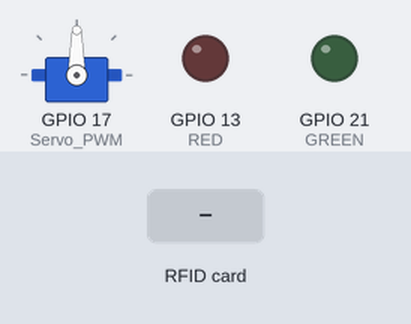
A sketch run on a simulated ESP32. On the bench: servo, output pins drawn as LEDs (lit = HIGH). Inputs (shaded band) come from the test bench. WiFi joins after 1.5 s; servers stay silent unless stated; random numbers use the default seed unless the sketch sets one; no MQTT or app messages arrive unless stated; web services answer with replies made up by the test bench; what the sketch prints to the serial monitor is not drawn.

Above: at 2.7 s.
2.8 s: RFID card 13 57 80 77 held to the reader
At 3.6 s:
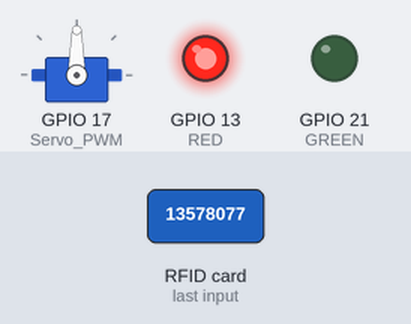
4.3 s: RFID card D3 B9 E4 AB held to the reader
At 7.4 s:
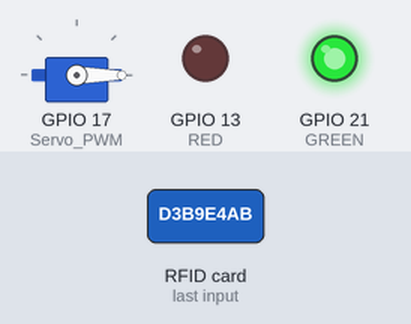
At 17.5 s:
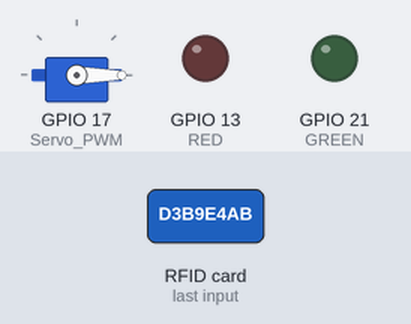
Timing chart, 0 to 17.8 s (numbered marks = the images above; inputs shaded):
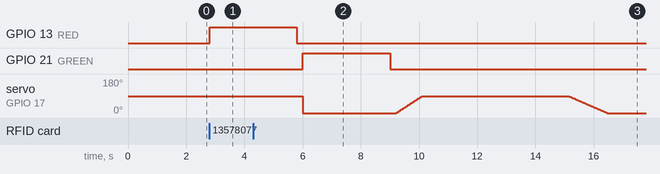

The sketch:

ESP32_1.ino
```cpp
//// - Wifi connection
#include <PubSubClient.h>
#include <WiFi.h>
#include <HTTPClient.h>
const char* ssid = "FitbitLab";
const char* password = "13578077";
WiFiClient espClient;
PubSubClient client(espClient);
// Maker Webhooks IFTTT
// Domain Name with full URL Path for HTTP POST Request
const char* serverName = "http://maker.ifttt.com/trigger/NFC_login/with/key/l-cpP3aqU58lMdQUHRdoKG44x3djjffjBvy2iSmZa3e";


//// - NFC
#include <SPI.h>
#include <MFRC522.h>
#define SS_PIN 5
#define RST_PIN 0
#define RED 13
#define GREEN 21
MFRC522 mfrc522(SS_PIN, RST_PIN);   // Create MFRC522 instance.

//// - Motor
#include <ESP32Servo.h>
#define Servo_PWM 17
Servo MG995_Servo;
int pos = 0; // Initial position of the servo

//// - MQTT
const char* mqtt_server = "test.mosquitto.org";

void setup_wifi() {
  delay(10);
  // We start by connecting to a WiFi network
  Serial.println();
  Serial.print("Connecting to ");
  Serial.println(ssid);

  WiFi.mode(WIFI_STA);
  WiFi.begin(ssid, password);

  while (WiFi.status() != WL_CONNECTED) {
    delay(500);
    Serial.print(".");
  }
  Serial.println("");
  Serial.println("WiFi connected");
  Serial.println("IP address: ");
  Serial.println(WiFi.localIP());
}

// Helper function: trigger webhook with data
void makeIFTTTRequest(bool valid_status) {
  //Check WiFi connection status
  if(WiFi.status()== WL_CONNECTED){
    WiFiClient client;
    HTTPClient http;
    // Your Domain name with URL path or IP address with path
    http.begin(client, serverName);

    // Create HTTP request with a content type: application/json
    http.addHeader("Content-Type", "application/json");
    String httpRequestData = "";
    if (valid_status) {
      httpRequestData = "{\"value1\" : \"valid\"}";
    } else {
      httpRequestData = "{\"value1\" : \"invalid\"}";
    }

    // Send HTTP POST request
    int httpResponseCode = http.POST(httpRequestData);

    //Serial.print("HTTP Response code: ");
    Serial.println(httpResponseCode);

    // Free resources
    http.end();
    Serial.println("Stop connection");
  }
  else {
    Serial.println("WiFi Disconnected");
  }
}

void callback(char* topic, byte* payload, unsigned int length) {
  Serial.print("Message arrived [");
  Serial.print(topic);
  Serial.print("] ");
  for (int i = 0; i < length; i++) {
    Serial.print((char)payload[i]);
  }
  Serial.println();
}

void reconnect() {
  // Loop until we're reconnected
  while (!client.connected()) {
    Serial.print("Attempting MQTT connection...");
    // Create a random client ID
    String clientId = "ESP8266Client-";
    clientId += String(random(0xffff), HEX);
    // Attempt to connect
    if (client.connect(clientId.c_str())) {
      Serial.println("connected");
    } else {
      Serial.print("failed, rc=");
      Serial.print(client.state());
      Serial.println(" try again in 5 seconds");
      // Wait 5 seconds before retrying
      delay(5000);
    }
  }
}

void setup() {

  // Initiate the serial communication
  Serial.begin(115200);

  // Initiate SPI bus
  SPI.begin();

  // Initiate MFRC522 and signal LEDs
  mfrc522.PCD_Init();
  pinMode(GREEN,OUTPUT);
  pinMode(RED, OUTPUT);
  digitalWrite(GREEN, LOW);
  digitalWrite(RED, LOW);

  // Initialize the motor
  MG995_Servo.attach(Servo_PWM);

  // Initiate the Wifi connection
  setup_wifi();

  // Configure MQTT broker and listen to data
  client.setServer(mqtt_server, 1883);
  client.setCallback(callback);
}

void loop() {
    // - Connect with MQTT broker
    if (!client.connected()) {
      reconnect();
    }
    client.loop();

    // Look for new cards
    if ( ! mfrc522.PICC_IsNewCardPresent())
    {
      return;
    }

    // Select one of the cards
    if ( ! mfrc522.PICC_ReadCardSerial())
    {
      return;
    }

    //Show UID on serial monitor
    Serial.print("UID tag :");
    String content= "";
    byte letter;
    for (byte i = 0; i < mfrc522.uid.size; i++)
    {
       Serial.print(mfrc522.uid.uidByte[i] < 0x10 ? " 0" : " ");
       Serial.print(mfrc522.uid.uidByte[i], HEX);
       content.concat(String(mfrc522.uid.uidByte[i] < 0x10 ? " 0" : " "));
       content.concat(String(mfrc522.uid.uidByte[i], HEX));
    }
    Serial.println();
    Serial.print("Message : ");
    content.toUpperCase();

    // Change here the UID of the card/cards that you want to give access
    if ((content.substring(1) == "D3 B9 E4 AB") || (content.substring(1) == "D3 BE 01 AC") )
    {
      Serial.println("Authorized access");
      Serial.println();
      // digitalWrite(LED_BUILTIN, HIGH);   // turn the LED on (HIGH is the voltage level)
      digitalWrite(GREEN, HIGH);
      delay(3000);
      digitalWrite(GREEN, LOW);

      // Send signal to IFTTT webhook
      makeIFTTTRequest(true);

      // Send the signal to MQTT broker to turn on light
      Serial.println("Publish topic DEE_LED_control - 1");
      client.publish("DEE_LED_control", "1");

      // Open the door
      for (pos = 0; pos <= 90; pos += 1) {
        // in steps of 1 degree
        MG995_Servo.write(pos);
        delay(10);
      }

      // Wait 5s
      delay(5000);

      // Close the door
      for (pos = 90; pos >= 0; pos -= 1) {
        MG995_Servo.write(pos);
        delay(15);
      }

      // Then turn LED off
      client.publish("DEE_LED_control", "0");
   }
   else {
      Serial.println(" Access denied");
      digitalWrite(RED, HIGH);
      delay(3000);
      digitalWrite(RED, LOW);

      // Send signal to IFTTT webhook
      makeIFTTTRequest(false);

      // Make sure that the door is closed
      MG995_Servo.write(0);
    }
}
```

Measured:
- after the input at 2.8 s, GPIO 13 (RED): LOW → HIGH at once
- after the input at 4.3 s, GPIO 21 (GREEN): LOW → HIGH after 1.7 s, → LOW 3.0 s later
